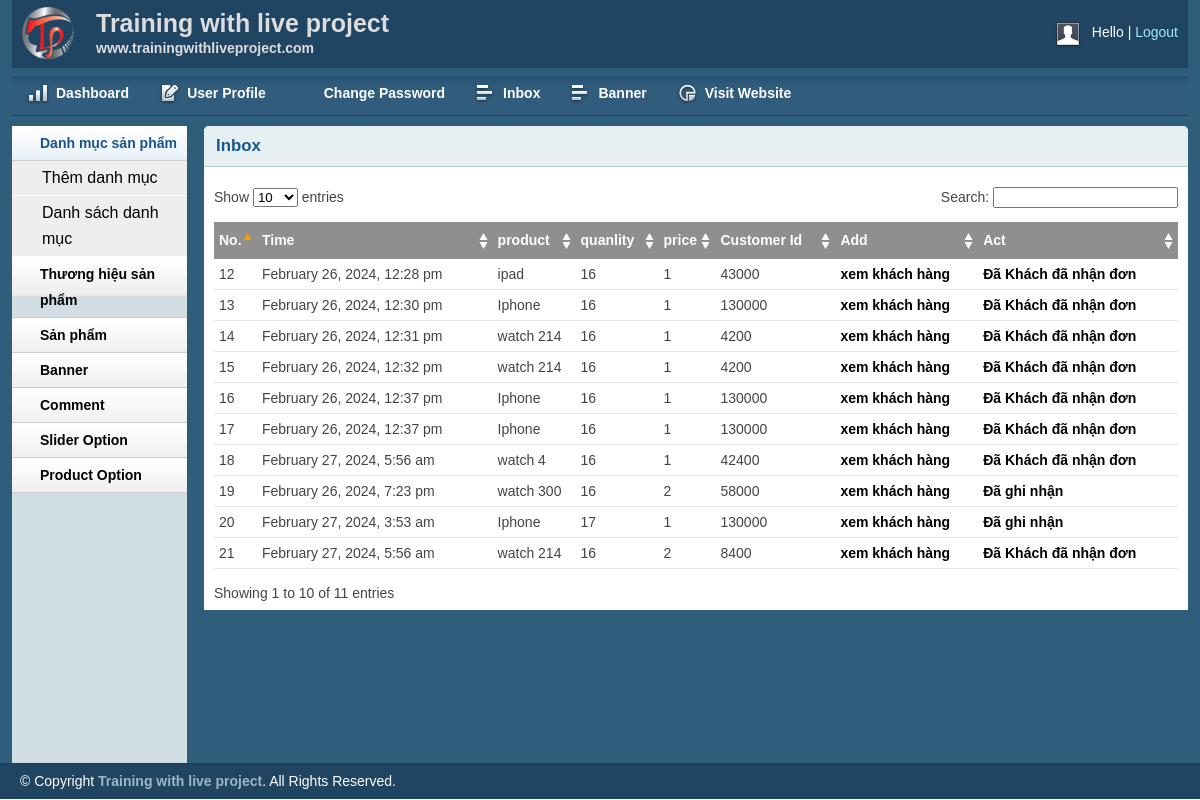
The app's page /admin/inbox.php with its own data.
### tables this page shows
CREATE TABLE `tbl_order` (
  `orId` int(11) NOT NULL,
  `productId` int(11) NOT NULL,
  `productName` varchar(255) NOT NULL,
  `customerId` int(11) NOT NULL,
  `quanlity` int(11) NOT NULL,
  `price` varchar(255) NOT NULL,
  `image` varchar(255) NOT NULL,
  `status` int(11) NOT NULL DEFAULT 0,
  `dateOrder` timestamp NOT NULL DEFAULT current_timestamp() ON UPDATE current_timestamp()
);

### lib/database.php (called while the page is built, shortened)
<?php
class Database
{
    public $host = DB_HOST;
    public $user = DB_USER;
    public $pass = DB_PASS;
    public $dbname = DB_NAME;
    public $link;
    private function connectDB()
    {
        $this->link = new mysqli(
            $this->host,
            $this->user,
            $this->pass,
            $this->dbname
        );
        if ($this->link) {
            return false;
        }
    }
    public function select($querry)
    {
        $result = $this->link->query($querry) or
            die($this->link->error . __LINE__);
        if ($result->num_rows > 0) {
            return $result;
        } else {
            return false;
        }
    }
}

### classes/cart.php (called while the page is built, shortened)
<?php
$filepath = realpath(dirname(__FILE__));
include_once($filepath . '/../lib/database.php');
include_once($filepath . '/../helpers/format.php');
class cart
{
    private $db;
    public function __construct()
    {
        $this->db =  new Database();
    }
    public function getInboxCart()
    {
        $query = "SELECT * FROM tbl_order order by dateOrder DESC";
        $getInbox  = $this->db->select($query);
        return $getInbox;
    }
}

### helpers/format.php (called while the page is built, shortened)
<?php
class Format
{
    public function formatDate($date)
    {
        return date('F j, Y, g:i a', strtotime($date));
    }
}

### admin/inbox.php (the view, shortened to what this page needs)
<?php include 'inc/header.php'; ?>
<?php include 'inc/sidebar.php'; ?>
<?php
$filepath = realpath(dirname(__FILE__));
include_once($filepath . '/../classes/cart.php');
include_once($filepath . '/../helpers/format.php');
$fm = new Format();
?>
<div class="grid_10">
	<div class="box round first grid">
		<h2>Inbox</h2>
		<div class="block">
			<table class="data display datatable" id="example">
				<thead>
					<tr>
						<th> No.</th>
						<th>Time</th>
						<th>product</th>
						<th>quanlity</th>
						<th>price</th>
						<th>Customer Id</th>
						<th>Add</th>
						<th>Act</th>
					</tr>
				</thead>
				<tbody>
					<?php
					$cart = new cart();
					$getInboxCart = $cart->getInboxCart();
					if ($getInboxCart) {
						while ($result = $getInboxCart->fetch_assoc()) {
					?>
							<tr class="even gradeC">
								<td><?php
									echo $result['orId']
									?></td>
								<td><?php
									echo $fm->formatDate(
										$result['dateOrder']
									);
									?> </td>
								<td><?php
									echo $result['productName']
									?> </td>
								<td><?php
									echo $result['customerId']
									?> </td>
								<td><?php
									echo $result['quanlity']
									?> </td>
								<td> <?php
										echo $result['price']
										?></td>
								<td><a href="customer.php?customer_id=<?php echo $result['customerId'] ?> ">xem khách hàng</a>
								</td>
								<td> <?php
										if ($result['status'] == '0') {
										?>
										<a href="?shiftid=<?php echo $result['orId'] ?>&price=<?php echo $result['price'] ?>&time=<?php echo $result['dateOrder'] ?>">Đã
											ghi nhận</a>
									<?php
										} else {
									?>
										<a href="?delId=<?php echo $result['orId'] ?>&price=<?php echo $result['price'] ?>&time=<?php echo $result['dateOrder'] ?>">Đã
											Khách đã nhận đơn</a>
									<?php
										}
									?>
								</td>
							</tr>
					<?php
						}
					}
					?>
				</tbody>
			</table>
		</div>
	</div>
</div>
<?php include 'inc/footer.php'; ?>

### admin/inc/header.php (shortened to what this page needs)
<!DOCTYPE html>
<html>
<head>
    <link rel="stylesheet" type="text/css" href="css/reset.css" media="screen" />
    <link rel="stylesheet" type="text/css" href="css/text.css" media="screen" />
    <link rel="stylesheet" type="text/css" href="css/grid.css" media="screen" />
    <link rel="stylesheet" type="text/css" href="css/layout.css" media="screen" />
    <link rel="stylesheet" type="text/css" href="css/nav.css" media="screen" />
    <link href="css/table/demo_page.css" rel="stylesheet" type="text/css" />
</head>
<body>
    <div class="container_12">
        <div class="grid_12 header-repeat">
            <div id="branding">
                <div class="floatleft logo">
                    <img src="img/livelogo.png" alt="Logo" />
                </div>
                <div class="floatleft middle">
                    <h1>Training with live project</h1>
                    <p>www.trainingwithliveproject.com</p>
                </div>
                <div class="floatright">
                    <div class="floatleft">
                        <img src="img/img-profile.jpg" alt="Profile Pic" />
                    </div>
                    <div class="floatleft marginleft10">
                        <ul class="inline-ul floatleft">
                            <li>Hello <?php
                                       echo Session::get('adminUser')
                                       ?> </li>
                            <li><a href="?action=logout">Logout</a></li>
                        </ul>
                    </div>
                </div>
            </div>
        </div>
        <div class="grid_12">
            <ul class="nav main">
                <li class="ic-dashboard"><a href="index.php"><span>Dashboard</span></a> </li>
                <li class="ic-form-style"><a href=""><span>User Profile</span></a></li>
                <li class="ic-typography"><a href="changepassword.php"><span>Change Password</span></a></li>
                <li class="ic-grid-tables"><a href="inbox.php"><span>Inbox</span></a></li>
                <li class="ic-grid-tables"><a href="banner.php"><span>Banner</span></a></li>
                <li class="ic-charts"><a href=""><span>Visit Website</span></a></li>
            </ul>
        </div>

### admin/inc/sidebar.php (shortened to what this page needs)
<div class="grid_2">
    <div class="box sidemenu">
        <div class="block" id="section-menu">
            <ul class="section menu">
                <li><a class="menuitem">Danh mục sản phẩm</a>
                    <ul class="submenu">
                        <li><a href="catadd.php">Thêm danh mục</a> </li>
                        <li><a href="catlist.php">Danh sách danh mục</a> </li>
                    </ul>
                </li>
                <li><a class="menuitem">Thương hiệu sản phẩm</a>
                </li>
                <li><a class="menuitem">Sản phẩm</a>
                </li>
                <li><a class="menuitem">Banner</a>
                </li>
                <li><a class="menuitem">Comment</a>
                </li>
                <li><a class="menuitem">Slider Option</a>
                </li>
                <li><a class="menuitem">Product Option</a>
                </li>
            </ul>
        </div>
    </div>
</div>

### admin/inc/footer.php (shortened to what this page needs)
</div>
<div id="site_info">
    <p>
        &copy; Copyright <a href="http://trainingwithliveproject.com">Training with live project</a>. All Rights
        Reserved.
    </p>
</div>
</body>
</html>

### admin/css/text.css (style rules this page uses)
body { font: 13px/1.5 Tahoma, Helvetica, Arial, 'Liberation Sans', FreeSans, sans-serif; }
h1 { font-size: 25px; }
h2 { font-size: 23px; }
ul { list-style: square; }
li { margin-left: 30px; }
p, dl, hr, h1, h2, h3, h4, h5, h6, ol, ul, pre, table, address, fieldset { margin-bottom: 20px; }

### admin/css/grid.css (style rules this page uses)
.container_12, .container_16 { min-height: 620px; width: 100%; }
.grid_1, .grid_2, .grid_3, .grid_4, .grid_5, .grid_6, .grid_7, .grid_8, .grid_9, .grid_10, .grid_11, .grid_12, .grid_13, .grid_14, .grid_15, .grid_16 { display: inline; float: left; margin-left: 1%; margin-right: 1%; }
.container_12 .grid_12, .container_16 .grid_16 { width: 98%; }
.container_12 .grid_2 { width: 14.666%; }
.container_12 .grid_10 { width: 81.333%; }

### admin/css/layout.css (style rules this page uses)
body { background: #fff none repeat scroll 0 0; color: #444; font-size: 14px; padding: 0; }
.floatleft { float:left; }
.logo img { margin-top: -15px; width: 52px; }
.middle { margin-left: 22px; margin-top: -14px; }
.middle h1 { color:#ddd;margin:0 }
.middle p { color: #ddd; margin: 0; font-weight: bold; }
.floatright { float:right; }
.inline-ul li { display:inline; color:#fff; }
.marginleft10 { margin-left:10px; }
a { color: #000; font-weight:bold; text-decoration: none; }
.container_12, .container_16 { background:#2E5E79; }
h1, h2, h3, h4, h5, h6 { line-height:1.2em; margin-bottom:.3em; }
h2 { margin-top:1em; }
#branding { font-weight: normal; margin-bottom: 0; padding: 22px 10px 3px; text-align: left; }
.header-repeat { background:url(../img/header-repeat.jpg) repeat-x; }
#branding a { color:#A1EAFF; font-weight:normal; }
#branding a:before { content:" | "; color:#fff; }
#branding ul, #branding ul li { margin:0px; padding:0px; }
#branding li { padding:0px 0px 0px 0px !important; }
.box { background:#fff; margin-bottom:20px; padding:10px 10px 10px 10px; margin-left:-8px; }
.box.grid { padding-bottom:40px; }
.box.round { -moz-border-radius: 5px 5px 0px 0px; -webkit-border-radius: 5px 5px 0px 0px; border-radius: 5px 5px 0px 0px; }
.box h2 { font-size:1.2em; font-weight:bold; color:#1B548D; background:#E6F0F3; margin:-10px -10px 0 -10px; padding:10px 12px; border-bottom:1px solid #B3CBD6; -moz-border-radius: 5px 5px 0px 0px; -webkit-border-radius: 5px 5px 0px 0px; border-radius: 5px 5px 0px 0px; }
.box.first { min-height: 406px; }
.block { padding-top:20px; }
.box.sidemenu { background-color:#D1DEE4; border-right:1px solid #3A5665; padding:0px; margin:0px; cursor:pointer; }
.box.sidemenu .block { padding-top:0px; margin-top:0px; }
p { margin-bottom:1em; }
ul, ol { padding-top:0; }
ul.menu { list-style:none; border-top:1px solid #bbb; }
ul.menu li { margin:0; }
ul.menu li a { display:block; padding:4px 10px; border-bottom:1px solid #ccc; }
ul.menu ul { list-style:none; margin:0; }
ul.menu ul li a { padding-left:30px; }
ul.section { border-top:0; margin-bottom:0; }
ul.section li a { background:url(../img/sidemenu-repeat.jpg) repeat-x; line-height:26px; padding-left:28px; }
ul.section li li a { background:#ddd; border-bottom:1px solid #eee; }
ul.section ul li { text-transform:none; }
ul.section ul.current li a { background: #eee none repeat scroll 0 0; border-bottom: 1px solid #fff; font-size: 16px; font-weight: normal; }
ul.section li a.current { color:#1B548D; background:url(../img/sidemenu-repeat-hover.jpg) repeat-x; }
#site_info { color:#fff; background:#204562; border-top:1px solid #1d3b53; padding-left:20px; }
#site_info p { line-height:35px; margin-bottom:0px; }
#site_info a { color:#9ab6cc; }
.block { padding-bottom:1px; }
table.display { margin: 0 auto; clear: both; width: 100%; }
.sorting_asc { background: #8f8f8f url(../img/table/sort_asc.png) no-repeat center right; padding:8px 5px; text-align:left; color:#fff; }
.sorting { background:#8f8f8f url(../img/table/sort_both.png) no-repeat center right; padding:8px 5px; text-align:left; color:#fff; }
tr.odd { height: 30px; line-height: 30px; border-bottom:1px solid #e6e6e6; }
tr.even { height: 30px; line-height: 30px; border-bottom:1px solid #e6e6e6; }
tr.odd td, tr.even td { padding-left:5px; }

### records on screen
tbl_order: orId "18", dateOrder "February 27, 2024, 5:56 am", productName "watch 4", customerId "16", quanlity "1", price "42400"
tbl_order: orId "21", dateOrder "February 27, 2024, 5:56 am", productName "watch 214", customerId "16", quanlity "2", price "8400"
tbl_order: orId "20", dateOrder "February 27, 2024, 3:53 am", productName "Iphone", customerId "17", quanlity "1", price "130000"
tbl_order: orId "19", dateOrder "February 26, 2024, 7:23 pm", productName "watch 300", customerId "16", quanlity "2", price "58000"
tbl_order: orId "17", dateOrder "February 26, 2024, 12:37 pm", productName "Iphone", customerId "16", quanlity "1", price "130000"
tbl_order: orId "16", dateOrder "February 26, 2024, 12:37 pm", productName "Iphone", customerId "16", quanlity "1", price "130000"
tbl_order: orId "15", dateOrder "February 26, 2024, 12:32 pm", productName "watch 214", customerId "16", quanlity "1", price "4200"
tbl_order: orId "14", dateOrder "February 26, 2024, 12:31 pm", productName "watch 214", customerId "16", quanlity "1", price "4200"
tbl_order: orId "13", dateOrder "February 26, 2024, 12:30 pm", productName "Iphone", customerId "16", quanlity "1", price "130000"
tbl_order: orId "12", dateOrder "February 26, 2024, 12:28 pm", productName "ipad", customerId "16", quanlity "1", price "43000"
